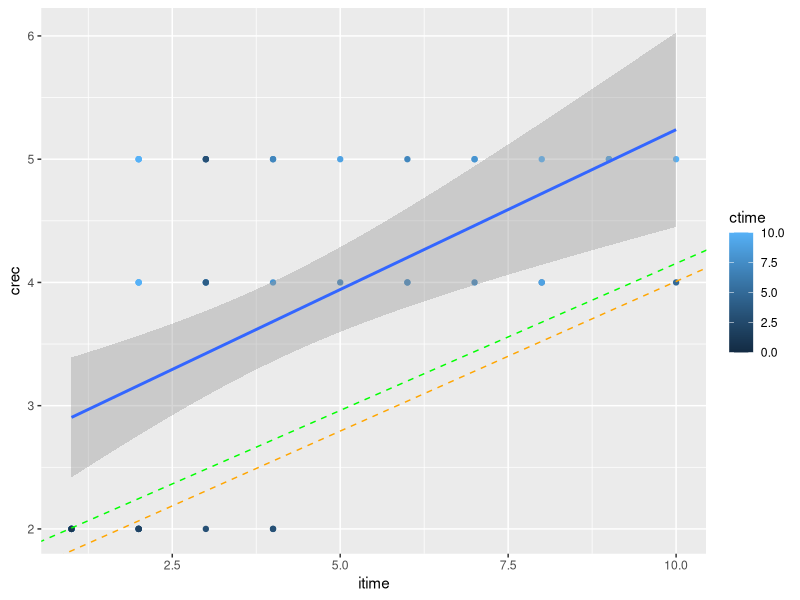
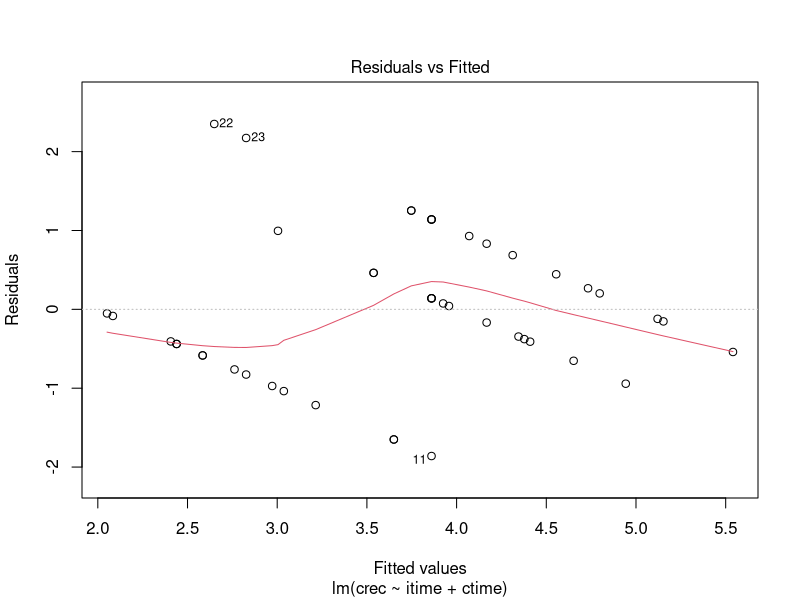
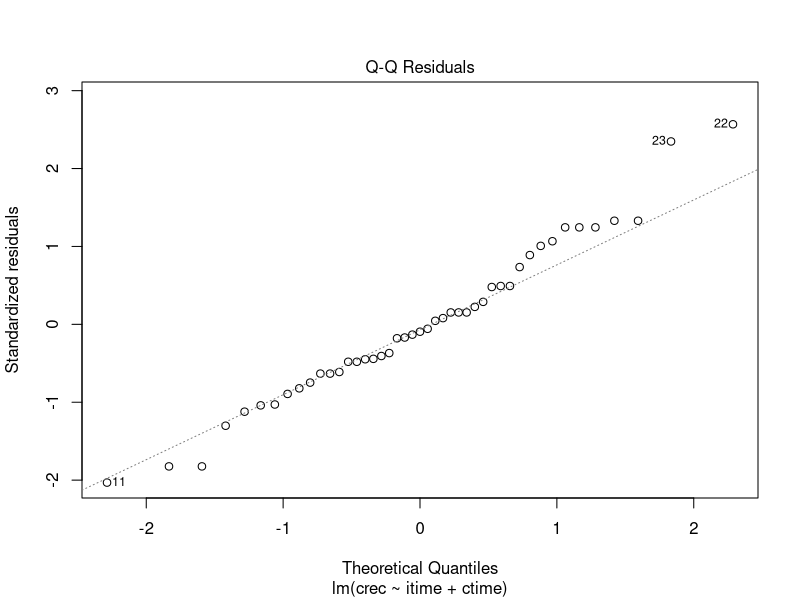
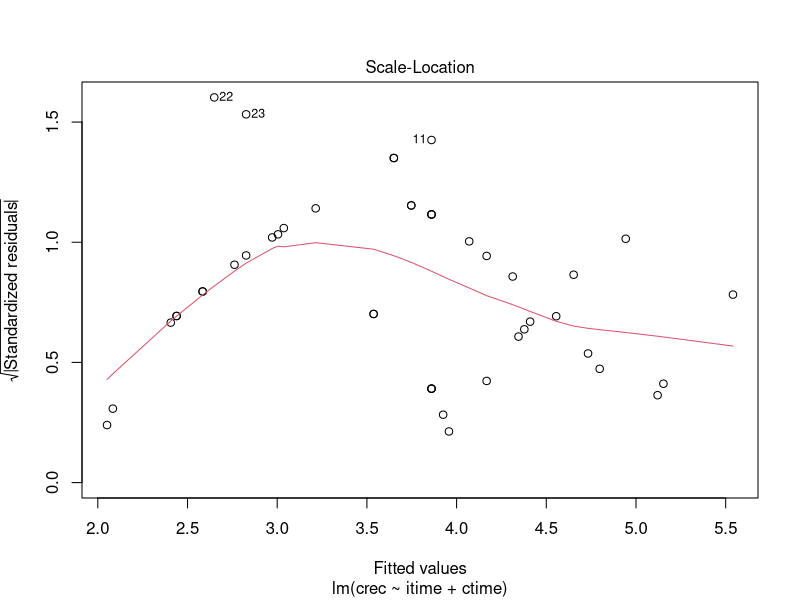
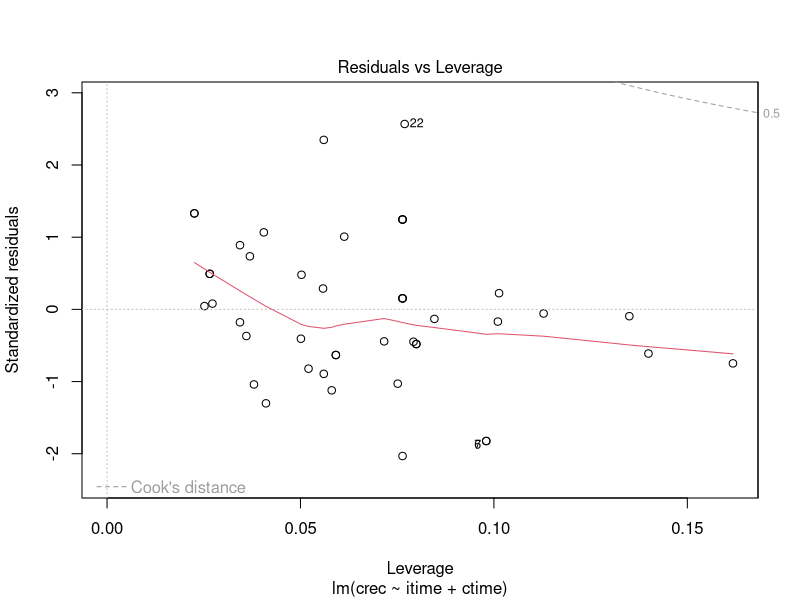

Here is the R script that generated these plots, in order:

library('ggplot2')
dataframe <- read.csv("captcha.csv")

str(dataframe)

m1 <- lm(formula = dataframe$crec ~ dataframe$ctime * dataframe$itime)

#reg : crec = 19018 + 0.1153*itme + 0.0306*ctime  

summary(m1)
print("------------------------------")
fit1 <- lm(crec~itime*ctime,data=dataframe)
summary(fit1)


p <- ggplot(data=dataframe,aes(x=itime,y=crec,colour=ctime)) + geom_point() + geom_smooth(method="lm")


p<-p+geom_abline(intercept=fit1$coef[1],slope=fit1$coef[2],colour="orange",linetype=2)
p<-p+geom_abline(intercept=fit1$coef[1]+fit1$coef[3],slope=fit1$coef[2]+fit1$coef[4],
                 colour="green",linetype=2)

p

model <-lm(crec ~ itime + ctime,data = dataframe)
summary(model)
#ctime = 0.17763 * ctime + 0.21005 * itime + 1.66375
plot(model)

